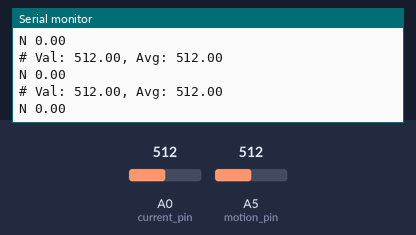
Simulated run of this sketch. Board: Arduino Uno, built with avr-gcc and run on an emulated ATmega328P. Shown: the last lines printed to the serial monitor. The test bench sets the inputs (shaded band); at power-on: A5 (motion_pin) = 512, A0 (current_pin) = 512.

Above: at 1.2 s.
1.3 s: A5 (motion_pin) set to 716
At 1.72 s:
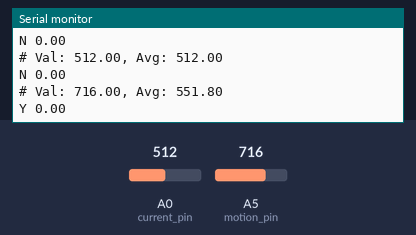
3.3 s: A0 (current_pin) set to 716
At 3.52 s:
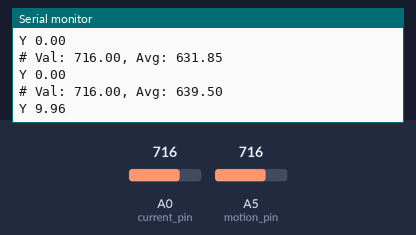
4.8 s: A0 (current_pin) set to 900
At 5.02 s:
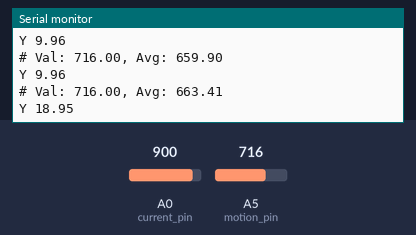
6.3 s: A5 (motion_pin) set to 900
At 6.52 s:
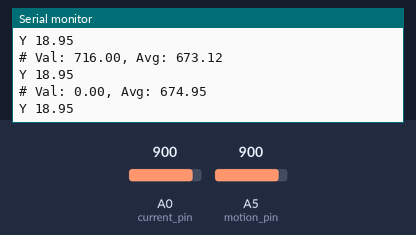
Timing chart, 0 to 8.8 s (numbered marks = the images above; inputs shaded):
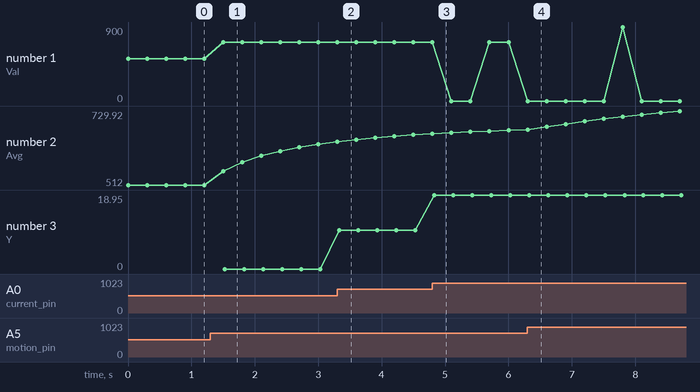

The sketch:

motion.ino
```cpp
// || Constants.

const int motion_pin = A5;
const int motion_umbral = 4;

const int current_pin = A0;

// || Program logic.

double motion_avg = 0;
double motion_navg = 0;

double motion_scan() {
  double val = analogRead(motion_pin);
  motion_navg++;
  motion_avg = motion_avg * (motion_navg - 1) / motion_navg + (val / motion_navg);
  return val;
}

bool motion_hasMotion(double scanValue) {
  return abs(scanValue - motion_avg) > motion_umbral;
}

double current_value() {
  int val = analogRead(current_pin);
  float volts = (val * 5.0) / 1024.0;
  return abs((volts - 2.5) / 0.1);
}

void setup() {
  Serial.begin(9600);
}

void loop() {
  double scan_value;
  if (millis() % 100 == 0) {
    scan_value = motion_scan();
  }

  if (millis() % 300 == 0) {
    Serial.print("# Val: ");
    Serial.print(scan_value);
    Serial.print(", Avg: ");
    Serial.println(motion_avg);

    Serial.print(motion_hasMotion(scan_value) ? "Y" : "N");
    Serial.print(" ");
    Serial.println(current_value());
  }

  if (millis() % 10000 == 0) {
    motion_avg = 0;
    motion_navg = 0;
  }
}
```

Measured:
- after the input at 1.3 s, the serial monitor: prints a new line after 0.20 s (image 1)
- after the input at 3.3 s, the serial monitor: prints a new line at once (image 2)
- after the input at 4.8 s, the serial monitor: prints a new line at once (image 3)
- plotted number 1: 512 → 716 after the input at 1.3 s
- plotted number 2: 512 → 631.85 after the input at 1.3 s, 659.9 → 673.12 after the input at 4.8 s, 673.12 → 729.92 after the input at 6.3 s
- plotted number 3: 0 → 9.96 after the input at 3.3 s, 9.96 → 18.95 after the input at 4.8 s
